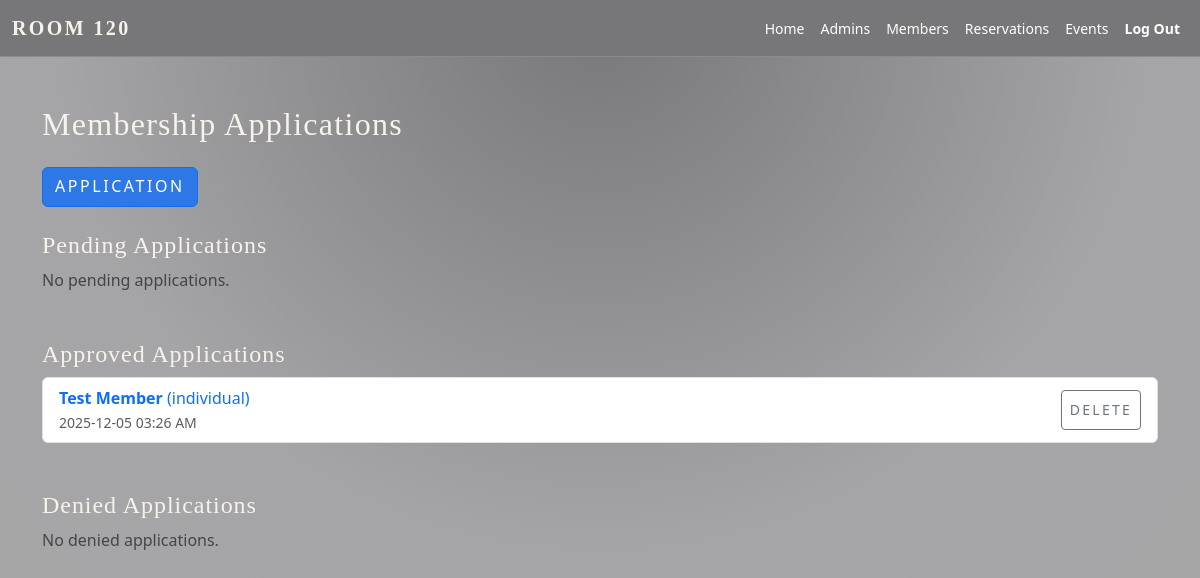
The app's page /admin/applications (signed in), older data.
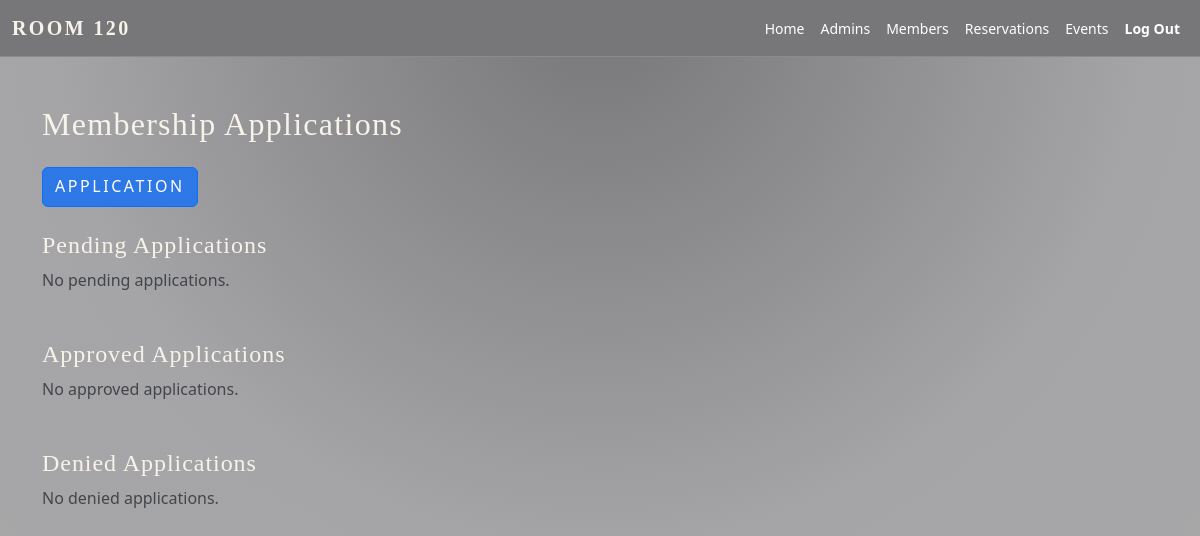
The same page, newer data.
### app.py (models this page shows)
class Application(db.Model):
    id = db.Column(db.Integer, primary_key=True)
    membership_type = db.Column(db.String(50))  # 'individual' or 'corporate'
    first_name = db.Column(db.String(100))
    last_name = db.Column(db.String(100))
    dob = db.Column(db.String(20))
    email = db.Column(db.String(150))
    phone = db.Column(db.String(50))
    company_name = db.Column(db.String(200))
    referred_by = db.Column(db.String(150))
    promo_opt_in = db.Column(db.Boolean, default=False)
    status = db.Column(db.String(20), default='pending')
    submitted_at = db.Column(db.DateTime, default=datetime.utcnow)

### app.py (the view)
@app.route('/admin/applications')
def admin_applications():
    if session.get('role') != 'admin':
        return redirect(url_for('home'))
    applications = Application.query.order_by(Application.submitted_at.desc()).all()
    return render_template('admin_applications.html', applications=applications)

### app.py (called while the page is built)
@app.before_request
def enable_foreign_keys():
    db.session.execute(text('PRAGMA foreign_keys = ON'))

@app.context_processor
def inject_user():
    return dict(current_user=current_user)

### templates/admin_applications.html
{% extends 'base.html' %}
{% block content %}
<div class="container mt-5">
  <h2 class="mb-4">Membership Applications</h2>
  <a href="{{ url_for('apply_step_1') }}" class="btn btn-primary mb-4">Application</a>
  <h4>Pending Applications</h4>
  {% set pending = applications | selectattr("status", "equalto", "pending") | list %}
  {% if pending %}
    <div class="list-group mb-4">
      {% for app in pending %}
        <div class="list-group-item">
          <div class="d-flex justify-content-between align-items-center">
            <div>
              <a href="{{ url_for('view_application', app_id=app.id) }}" class="text-decoration-none">
                <strong>{{ app.first_name }} {{ app.last_name }}</strong> ({{ app.membership_type }})<br>
                <small class="text-muted">{{ app.submitted_at.strftime('%Y-%m-%d %I:%M %p') }}</small>
              </a>
            </div>
            <div>
              <form method="POST" action="{{ url_for('approve_application', app_id=app.id) }}" class="d-inline">
                <button class="btn btn-success btn-sm">Approve</button>
              </form>
              <form method="POST" action="{{ url_for('deny_application', app_id=app.id) }}" class="d-inline ms-2">
                <button class="btn btn-danger btn-sm">Deny</button>
              </form>
              <form method="POST" action="{{ url_for('delete_application', app_id=app.id) }}" class="d-inline ms-2" onsubmit="return confirm('Delete this application?');">
                <button class="btn btn-outline-secondary btn-sm">Delete</button>
              </form>
            </div>
          </div>
        </div>
      {% endfor %}
    </div>
  {% else %}
    <p class="text-muted">No pending applications.</p>
  {% endif %}
  <h4 class="mt-5">Approved Applications</h4>
  {% set approved = applications | selectattr("status", "equalto", "approved") | list %}
  {% if approved %}
    <div class="list-group mb-4">
      {% for app in approved %}
        <div class="list-group-item d-flex justify-content-between align-items-center">
          <a href="{{ url_for('view_application', app_id=app.id) }}" class="text-decoration-none">
            <strong>{{ app.first_name }} {{ app.last_name }}</strong> ({{ app.membership_type }})<br>
            <small class="text-muted">{{ app.submitted_at.strftime('%Y-%m-%d %I:%M %p') }}</small>
          </a>
          <form method="POST" action="{{ url_for('delete_application', app_id=app.id) }}" class="d-inline ms-2" onsubmit="return confirm('Delete this application?');">
            <button class="btn btn-outline-secondary btn-sm">Delete</button>
          </form>
        </div>
      {% endfor %}
    </div>
  {% else %}
    <p class="text-muted">No approved applications.</p>
  {% endif %}
  <h4 class="mt-5">Denied Applications</h4>
  {% set denied = applications | selectattr("status", "equalto", "denied") | list %}
  {% if denied %}
    <div class="list-group mb-4">
      {% for app in denied %}
        <div class="list-group-item d-flex justify-content-between align-items-center">
          <a href="{{ url_for('view_application', app_id=app.id) }}" class="text-decoration-none">
            <strong>{{ app.first_name }} {{ app.last_name }}</strong> ({{ app.membership_type }})<br>
            <small class="text-muted">{{ app.submitted_at.strftime('%Y-%m-%d %I:%M %p') }}</small>
          </a>
          <form method="POST" action="{{ url_for('delete_application', app_id=app.id) }}" class="d-inline ms-2" onsubmit="return confirm('Delete this application?');">
            <button class="btn btn-outline-secondary btn-sm">Delete</button>
          </form>
        </div>
      {% endfor %}
    </div>
  {% else %}
    <p class="text-muted">No denied applications.</p>
  {% endif %}
</div>
{% endblock %}

### templates/base.html (shortened to what this page needs)
<!DOCTYPE html>
<html lang="en">
<head>
  <link rel="stylesheet" href="{{ url_for('static', filename='style_member.css') }}">
  <link href="https://cdn.jsdelivr.net/npm/bootstrap@5.3.0/dist/css/bootstrap.min.css" rel="stylesheet">
  <link href="https://cdnjs.cloudflare.com/ajax/libs/font-awesome/6.5.1/css/all.min.css" rel="stylesheet">
<nav class="navbar navbar-expand-lg"
     style="background-color:#777678; border-bottom:1px solid rgba(255,255,255,0.15);">
  <div class="container-fluid">
    <a class="navbar-brand fw-bold"
       href="{{ url_for('home') }}"
       style="color:#ffffff; letter-spacing:0.12em; text-transform:uppercase;">
      Room 120
    </a>
    <div class="collapse navbar-collapse" id="mainNav">
      <ul class="navbar-nav ms-auto mb-2 mb-lg-0">
        {% if session.get('user_id') %}
          <li class="nav-item">
            <a class="nav-link" href="{{ url_for('home') }}" style="color:#f2f2f2;">Home</a>
          </li>
          {% if session.get('role') == 'admin' %}
            <li class="nav-item"><a class="nav-link" href="{{ url_for('manage_admins') }}" style="color:#f2f2f2;">Admins</a></li>
            <li class="nav-item"><a class="nav-link" href="{{ url_for('manage_members') }}" style="color:#f2f2f2;">Members</a></li>
            <li class="nav-item"><a class="nav-link" href="{{ url_for('admin_reservations') }}" style="color:#f2f2f2;">Reservations</a></li>
            <li class="nav-item"><a class="nav-link" href="{{ url_for('events') }}" style="color:#f2f2f2;">Events</a></li>
          {% endif %}
          <li class="nav-item">
            <a class="nav-link fw-semibold"
               href="{{ url_for('logout') }}"
               style="color:#fbe7e7;">Log Out</a>
          </li>
        {% else %}
          <li class="nav-item">
            <a class="nav-link" href="{{ url_for('login') }}" style="color:#f2f2f2;">Login</a>
          </li>
        {% endif %}
      </ul>
    </div>
  </div>
</nav>
  <main class="main-content">
    {% block content %}{% endblock %}
  </main>
</body>
</html>

### static/style_member.css (style rules this page uses)
:root { --bg: #56565b; --bg-elevated: #56565b; --bg-soft: #56565b; --border-subtle: #27273a; --accent: #f5b45c; --accent-soft: rgba(245, 180, 92, 0.14); --accent-strong: #ffcf7a; --text: #f7f3ea; --muted: #454545; --danger: #ff5c73; --radius-lg: 18px; --radius-pill: 999px; --shadow-soft: 0 18px 60px rgba(0, 0, 0, 0.7); --nav-h: 72px; }
html, body { height: 100%; }
html { scroll-behavior: smooth; }
.text-muted, .small, .form-text { color: var(--muted) !important; }
h1, h2, h3, h4, h5 { font-family: "Playfair Display", serif; letter-spacing: 0.04em; }
a { color: var(--accent); text-decoration: none; }
.main-content, .container-main, .container-fluid { color: var(--text); }
.navbar-brand { font-family: "Playfair Display", serif; font-weight: 600; letter-spacing: 0.16em; text-transform: uppercase; font-size: 0.9rem; color: var(--text) !important; }
.navbar-nav .nav-link { display: inline-block; padding: 0.375rem 0.75rem; font-size: 0.875rem; font-weight: 400; line-height: 1.5; color: #fff !important; text-align: center; text-decoration: none; vertical-align: middle; cursor: pointer; border-radius: 4px; transition: color 0.15s ease-in-out, background-color 0.15s ease-in-out, border-color 0.15s ease-in-out, box-shadow 0.15s ease-in-out; }
.btn { display: inline-flex; align-items: center; justify-content: center; height: 40px; padding: 0 18px; border-radius: 4px; border-width: 1px; font-size: 0.85rem; text-transform: uppercase; letter-spacing: 0.16em; cursor: pointer; transition: background 0.18s ease, color 0.18s ease, border-color 0.18s ease, transform 0.16s ease, box-shadow 0.16s ease; }
.btn-primary, .btn-outline-primary { background: linear-gradient(135deg, var(--accent-soft), var(--accent-soft)); color: #1a150d; }

Row changes from the older to the newer data that the page shows:
removed Application: first_name "Test", last_name "Member", membership_type "individual", submitted_at "2025-12-05 03:26 AM"
Text that changed along with them:
text now shown: "No approved applications."
